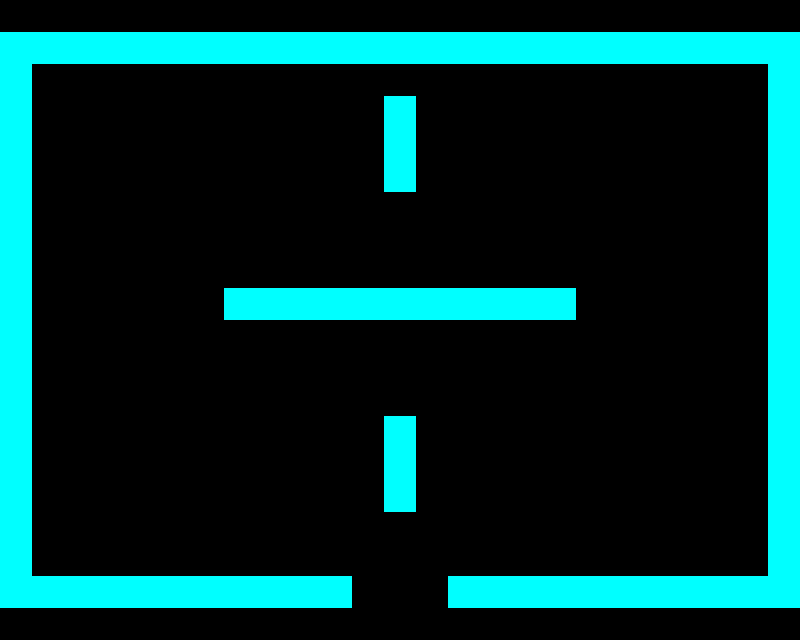

Below is a game level as drawn by its tile map, then a one-line description and the .tmx file that defines it, in full:
An orthogonal 25x20 tile map with 32x32 px tiles, 2 tile layers (pass, nopass), 2 tilesets and 5 objects (3x Enemy, Player, Finish).

<map version="1.0" tiledversion="1.0.3" orientation="orthogonal" renderorder="right-down" width="25" height="20" tilewidth="32" tileheight="32" nextobjectid="15">
 <properties>
  <property name="passable" type="bool" value="false" />
 </properties>
 <tileset firstgid="1" source="bg.tsx" />
 <tileset firstgid="2" source="wall.tsx" />
 <layer name="pass" width="25" height="20">
  <data encoding="csv">
1,1,1,1,1,1,1,1,1,1,1,1,1,1,1,1,1,1,1,1,1,1,1,1,1,
1,1,1,1,1,1,1,1,1,1,1,1,1,1,1,1,1,1,1,1,1,1,1,1,1,
1,1,1,1,1,1,1,1,1,1,1,1,1,1,1,1,1,1,1,1,1,1,1,1,1,
1,1,1,1,1,1,1,1,1,1,1,1,1,1,1,1,1,1,1,1,1,1,1,1,1,
1,1,1,1,1,1,1,1,1,1,1,1,1,1,1,1,1,1,1,1,1,1,1,1,1,
1,1,1,1,1,1,1,1,1,1,1,1,1,1,1,1,1,1,1,1,1,1,1,1,1,
1,1,1,1,1,1,1,1,1,1,1,1,1,1,1,1,1,1,1,1,1,1,1,1,1,
1,1,1,1,1,1,1,1,1,1,1,1,1,1,1,1,1,1,1,1,1,1,1,1,1,
1,1,1,1,1,1,1,1,1,1,1,1,1,1,1,1,1,1,1,1,1,1,1,1,1,
1,1,1,1,1,1,1,1,1,1,1,1,1,1,1,1,1,1,1,1,1,1,1,1,1,
1,1,1,1,1,1,1,1,1,1,1,1,1,1,1,1,1,1,1,1,1,1,1,1,1,
1,1,1,1,1,1,1,1,1,1,1,1,1,1,1,1,1,1,1,1,1,1,1,1,1,
1,1,1,1,1,1,1,1,1,1,1,1,1,1,1,1,1,1,1,1,1,1,1,1,1,
1,1,1,1,1,1,1,1,1,1,1,1,1,1,1,1,1,1,1,1,1,1,1,1,1,
1,1,1,1,1,1,1,1,1,1,1,1,1,1,1,1,1,1,1,1,1,1,1,1,1,
1,1,1,1,1,1,1,1,1,1,1,1,1,1,1,1,1,1,1,1,1,1,1,1,1,
1,1,1,1,1,1,1,1,1,1,1,1,1,1,1,1,1,1,1,1,1,1,1,1,1,
1,1,1,1,1,1,1,1,1,1,1,1,1,1,1,1,1,1,1,1,1,1,1,1,1,
1,1,1,1,1,1,1,1,1,1,1,1,1,1,1,1,1,1,1,1,1,1,1,1,1,
1,1,1,1,1,1,1,1,1,1,1,1,1,1,1,1,1,1,1,1,1,1,1,1,1
</data>
 </layer>
 <layer name="nopass" width="25" height="20">
  <data encoding="csv">
0,0,0,0,0,0,0,0,0,0,0,0,0,0,0,0,0,0,0,0,0,0,0,0,0,
2,2,2,2,2,2,2,2,2,2,2,2,2,2,2,2,2,2,2,2,2,2,2,2,2,
2,0,0,0,0,0,0,0,0,0,0,0,0,0,0,0,0,0,0,0,0,0,0,0,2,
2,0,0,0,0,0,0,0,0,0,0,0,2,0,0,0,0,0,0,0,0,0,0,0,2,
2,0,0,0,0,0,0,0,0,0,0,0,2,0,0,0,0,0,0,0,0,0,0,0,2,
2,0,0,0,0,0,0,0,0,0,0,0,2,0,0,0,0,0,0,0,0,0,0,0,2,
2,0,0,0,0,0,0,0,0,0,0,0,0,0,0,0,0,0,0,0,0,0,0,0,2,
2,0,0,0,0,0,0,0,0,0,0,0,0,0,0,0,0,0,0,0,0,0,0,0,2,
2,0,0,0,0,0,0,0,0,0,0,0,0,0,0,0,0,0,0,0,0,0,0,0,2,
2,0,0,0,0,0,0,2,2,2,2,2,2,2,2,2,2,2,0,0,0,0,0,0,2,
2,0,0,0,0,0,0,0,0,0,0,0,0,0,0,0,0,0,0,0,0,0,0,0,2,
2,0,0,0,0,0,0,0,0,0,0,0,0,0,0,0,0,0,0,0,0,0,0,0,2,
2,0,0,0,0,0,0,0,0,0,0,0,0,0,0,0,0,0,0,0,0,0,0,0,2,
2,0,0,0,0,0,0,0,0,0,0,0,2,0,0,0,0,0,0,0,0,0,0,0,2,
2,0,0,0,0,0,0,0,0,0,0,0,2,0,0,0,0,0,0,0,0,0,0,0,2,
2,0,0,0,0,0,0,0,0,0,0,0,2,0,0,0,0,0,0,0,0,0,0,0,2,
2,0,0,0,0,0,0,0,0,0,0,0,0,0,0,0,0,0,0,0,0,0,0,0,2,
2,0,0,0,0,0,0,0,0,0,0,0,0,0,0,0,0,0,0,0,0,0,0,0,2,
2,2,2,2,2,2,2,2,2,2,2,0,0,0,2,2,2,2,2,2,2,2,2,2,2,
0,0,0,0,0,0,0,0,0,0,0,0,0,0,0,0,0,0,0,0,0,0,0,0,0
</data>
 </layer>
 <objectgroup name="Object Layer 1">
  <properties>
   <property name="passable" type="bool" value="true" />
  </properties>
  <object id="10" name="Enemy" x="465" y="126" width="33" height="37" />
  <object id="11" name="Enemy" x="456" y="445" width="33" height="37" />
  <object id="12" name="Enemy" x="285" y="448" width="33" height="37" />
  <object id="13" name="Player" x="287" y="128" width="33" height="37" />
  <object id="14" name="Finish" x="350" y="574" width="96" height="38" />
 </objectgroup>
</map>
